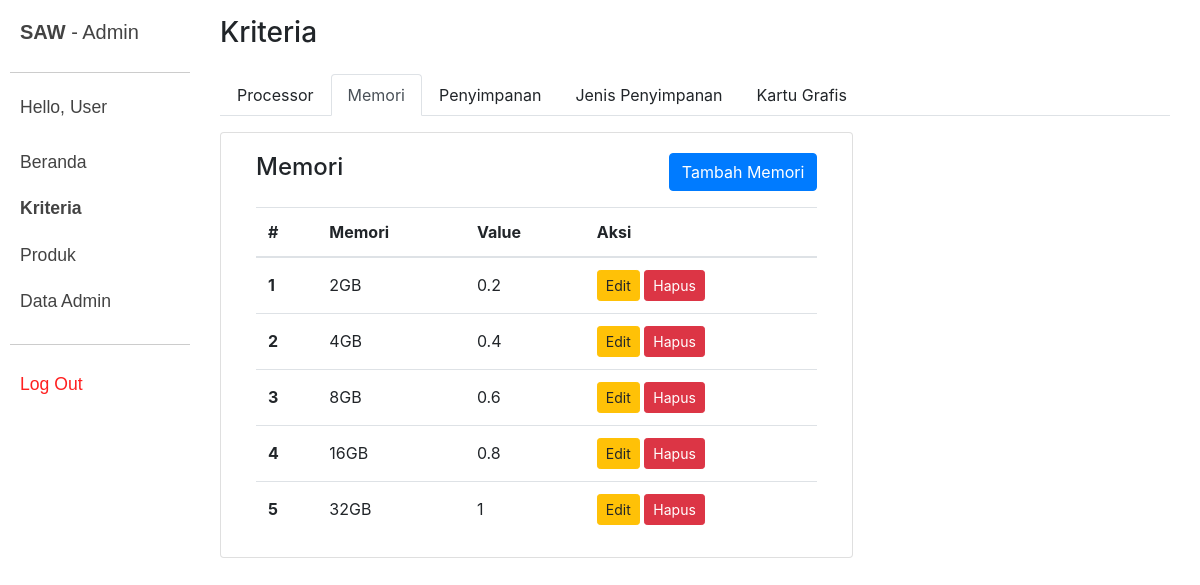
Page /admin/index?m=kriteria&sm=memori (signed in) on the committed database.
### tables this page shows
CREATE TABLE `tb_memori` (
  `id_memori` int(3) NOT NULL,
  `memori` varchar(10) NOT NULL,
  `value` float NOT NULL
);

### includes/config.php (called while the page is built)
<?php
$config["server"]='localhost';
$config["username"]='root';
$config["password"]='';
$config["database_name"]='spk_laptop';
?>

### includes/functions.php (called while the page is built, shortened)
<?php
include 'config.php';
include 'db.php';
$db = new DB($config['server'], $config['username'], $config['password'], $config['database_name']);
include'general.php';

### includes/general.php (called while the page is built, shortened)
<?php
function esc_field($str){
    if (!get_magic_quotes_gpc())
        return addslashes($str);
    else
        return $str;
}

### includes/db.php (called while the page is built, shortened)
<?php
class DB{
    var $conn = null;
    public function __construct($host, $username, $passwd, $dbname){
        $this->conn = mysqli_connect($host, $username, $passwd, $dbname);
    }
    public function query($sql){
        $query = mysqli_query($this->conn, $sql) or die('<pre>Error mysqli_query: ' . mysqli_error($this->conn) . '<br />' . $sql . '</pre>');
        return $query;
    }
    public function get_results($sql){
        $query = $this->query($sql);
        $arr = array();
        while($row = mysqli_fetch_object($query)){
            $arr[] = $row;
        }
        return $arr;
    }
}

### admin/memori.php (the view)
<div class="card col-md-8 mb-3">
	<div class="card-body">
		<div class="d-flex justify-content-between mb-3">
			<h4>Memori</h4>
			<a href="index?m=memori_tambah" class="btn btn-primary">Tambah Memori</a>
		</div>
		<table class="table table-hover mb-0">
		  <thead>
		    <tr>
		      <th scope="col">#</th>
		      <th scope="col">Memori</th>
		      <th scope="col">Value</th>
		      <th scope="col">Aksi</th>
		    </tr>
		  </thead>
		  <tbody>
		    <?php
	        $q = esc_field($_GET['q']);
	        $rows = $db->get_results("SELECT * FROM tb_memori WHERE id_memori LIKE '%$q%'
	        OR memori LIKE '%$q%' ORDER BY id_memori");
	        $hitung=$db->get_results("SELECT count(id_memori) AS hasil FROM tb_memori WHERE id_memori
	        LIKE '%$q%' OR memori LIKE '%$q%' ORDER BY id_memori");
			$hitung=json_decode(json_encode($hitung),true);
			$hasil=$hitung[0]["hasil"];?>
	        <?php if ($hasil < 1):?>
		        <tr>
		        	<td colspan="4"><center>Tidak Ada Data</center></td>
		        </tr>
	        <?php else: ?>
		        <?php foreach($rows as $row):?>
		        <tr>
		        	<th scope="col" class="align-middle"><?= ++$i ?></th>
		            <td class="align-middle"><?=$row->memori?></td>
		            <td class="align-middle"><?=$row->value?></td>
		            <td class="nw">
		                <a class="btn btn-sm btn-warning" href="?m=memori_edit&ID=<?=$row->id_memori?>">Edit</a>
		                <a class="btn btn-sm btn-danger" href="aksi?act=memori_hapus&ID=<?=$row->id_memori?>" onclick="return confirm('Hapus data?')">Hapus</a>
		            </td>
		        </tr>
		        <?php endforeach; ?>
			<?php endif; ?>
		  </tbody>
		</table>
	</div>
</div>

### css/style.css (style rules this page uses)
html { scroll-behavior: smooth; }
body { background: #ffffff; }
a, a:hover, a:focus { color: inherit; text-decoration: none; transition: all 0.3s; }

### rows in the picture
tb_memori: memori "2GB", value "0.2"
tb_memori: memori "4GB", value "0.4"
tb_memori: memori "8GB", value "0.6"
tb_memori: memori "16GB", value "0.8"
tb_memori: memori "32GB", value "1"

### other values in the picture
$_SESSION["login"] "User"
